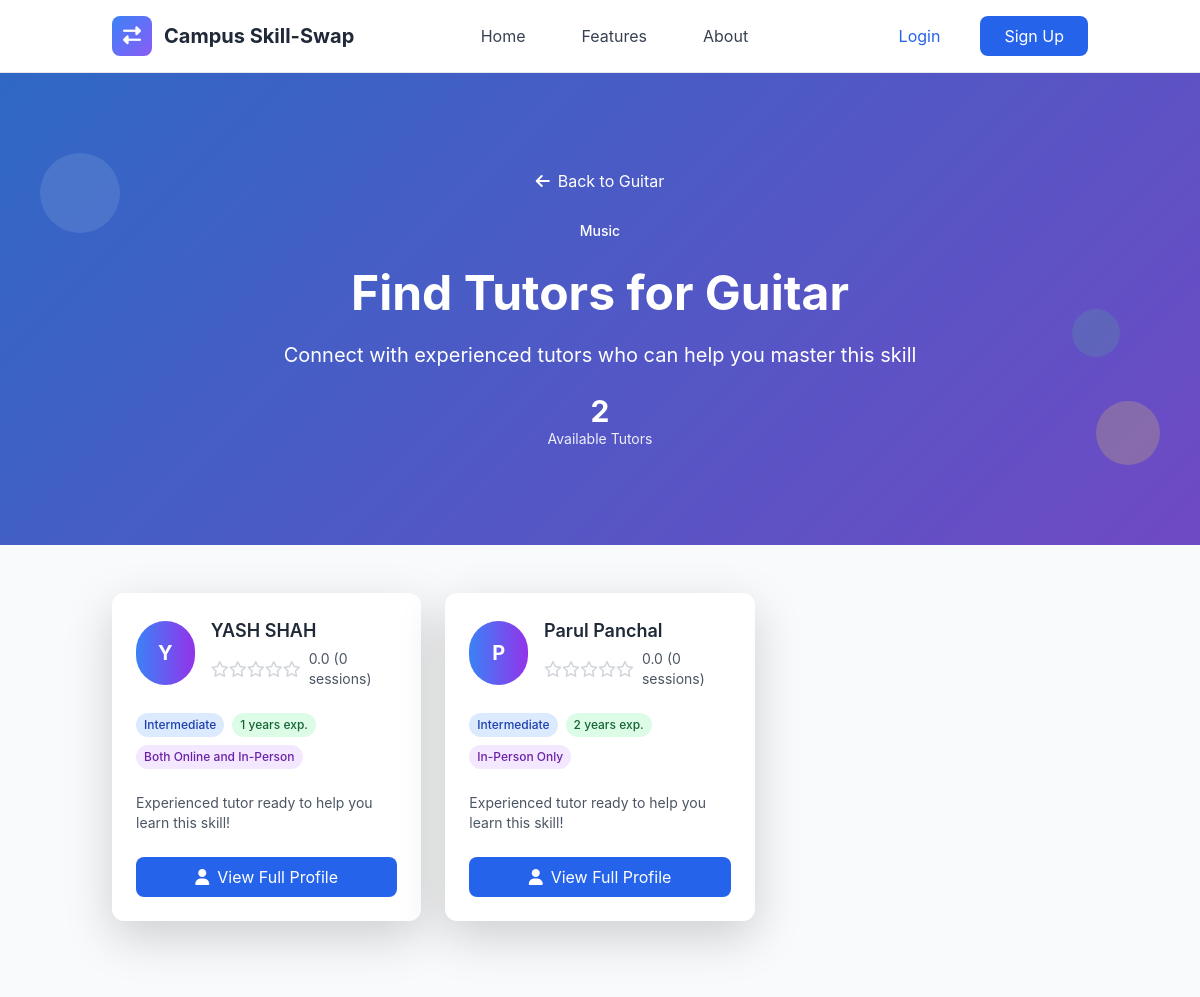
Page /skills/33/find-tutors/ on the committed database.
### skills/models.py (models this page shows, shortened)
class Skill(models.Model):
    name = models.CharField(max_length=100)
    category = models.ForeignKey(SkillCategory, on_delete=models.CASCADE, related_name='skills')
    description = models.TextField(blank=True)
    is_popular = models.BooleanField(default=False)
    created_at = models.DateTimeField(auto_now_add=True)
    updated_at = models.DateTimeField(auto_now=True)
    class Meta:
        ordering = ['category__name', 'name']
        unique_together = ['name', 'category']

class SkillCategory(models.Model):
    name = models.CharField(max_length=100, unique=True)
    description = models.TextField(blank=True)
    icon = models.CharField(max_length=50, blank=True, help_text="CSS icon class")
    color = models.CharField(max_length=7, default='#3B82F6', help_text="Hex color code")
    is_active = models.BooleanField(default=True)
    created_at = models.DateTimeField(auto_now_add=True)
    updated_at = models.DateTimeField(auto_now=True)
    class Meta:
        ordering = ['name']
        verbose_name_plural = "Skill Categories"
        db_table = 'category'

class OfferedSkill(models.Model):
    PROFICIENCY_LEVELS = [
        ('beginner', 'Beginner'),
        ('intermediate', 'Intermediate'),
        ('advanced', 'Advanced'),
        ('expert', 'Expert'),
    ]
    user = models.ForeignKey(User, on_delete=models.CASCADE, related_name='offered_skills')
    skill = models.ForeignKey(Skill, on_delete=models.CASCADE, related_name='offered_by_users')
    proficiency_level = models.CharField(max_length=20, choices=PROFICIENCY_LEVELS)
    description = models.TextField(blank=True, help_text="Describe your experience with this skill")
    years_of_experience = models.PositiveIntegerField(default=0)
    is_active = models.BooleanField(default=True)
    teaching_preference = models.CharField(max_length=20, choices=[
        ('online', 'Online Only'),
        ('in_person', 'In-Person Only'),
        ('both', 'Both Online and In-Person'),
    ], default='both')
    max_students_per_session = models.PositiveIntegerField(default=1)
    created_at = models.DateTimeField(auto_now_add=True)
    updated_at = models.DateTimeField(auto_now=True)
    total_sessions = models.PositiveIntegerField(default=0)
    average_rating = models.FloatField(default=0.0)
    class Meta:
        ordering = ['-created_at']
        unique_together = ['user', 'skill']
        db_table = 'offeredskill'

### skills/views.py (the view)
# urls.py: path('<int:skill_id>/find-tutors/', views.FindTutorsView.as_view(), name='find_tutors'),
class FindTutorsView(ListView):
    model = OfferedSkill
    template_name = 'skills/find_tutors.html'
    context_object_name = 'tutors'
    paginate_by = 12
    def get_queryset(self):
        skill_id = self.kwargs['skill_id']
        return (OfferedSkill.objects
                .filter(skill_id=skill_id, is_active=True)
                .select_related('user', 'skill')
                .order_by('-average_rating', '-total_sessions'))
    def get_context_data(self, **kwargs):
        context = super().get_context_data(**kwargs)
        skill_id = self.kwargs['skill_id']
        context['skill'] = get_object_or_404(Skill, id=skill_id)
        return context

### templates/skills/find_tutors.html (shortened to what this page needs)
{% extends 'base.html' %}
{% load static %}
{% block content %}
<section class="gradient-bg relative overflow-hidden">
    <div class="absolute inset-0 bg-black opacity-20"></div>
    <div class="relative container mx-auto px-4 py-16 lg:py-24">
        <div class="text-center text-white">
            <nav class="mb-6">
                <a href="{% url 'skills:skill_detail' skill.id %}" class="text-white hover:text-yellow-300 transition-colors">
                    <i class="fas fa-arrow-left mr-2"></i>Back to {{ skill.name }}
                </a>
            </nav>
            <div class="inline-block bg-{{ skill.category.color|default:'blue' }}-100 text-{{ skill.category.color|default:'blue' }}-800 px-4 py-1 rounded-full text-sm font-medium mb-4">
                {{ skill.category.name }}
            </div>
            <h1 class="text-4xl lg:text-5xl font-bold mb-4">Find Tutors for {{ skill.name }}</h1>
            <p class="text-lg lg:text-xl mb-6">Connect with experienced tutors who can help you master this skill</p>
            <div class="text-center">
                <div class="text-3xl font-bold">{{ tutors|length }}</div>
                <div class="text-sm opacity-90">Available Tutors</div>
            </div>
        </div>
    </div>
    <div class="absolute top-20 left-10 w-20 h-20 bg-white opacity-10 rounded-full animate-bounce"></div>
    <div class="absolute bottom-20 right-10 w-16 h-16 bg-yellow-300 opacity-20 rounded-full animate-pulse"></div>
    <div class="absolute top-1/2 right-20 w-12 h-12 bg-green-400 opacity-15 rounded-full animate-bounce delay-75"></div>
</section>
<section class="py-12 bg-gray-50">
    <div class="container mx-auto px-4">
        {% if tutors %}
            <div class="grid md:grid-cols-2 lg:grid-cols-3 gap-6">
                {% for tutor in tutors %}
                <div class="bg-white rounded-xl shadow-lg p-6 hover:shadow-xl transition-all transform hover:scale-105">
                    <div class="flex items-center mb-4">
                        <div class="w-16 h-16 bg-gradient-to-r from-blue-500 to-purple-600 rounded-full flex items-center justify-center text-white text-xl font-bold">
                            {{ tutor.user.first_name.0|default:tutor.user.username.0|upper }}
                        </div>
                        <div class="ml-4">
                            <h3 class="text-lg font-semibold text-gray-800">
                                {{ tutor.user.first_name }} {{ tutor.user.last_name|default:tutor.user.username }}
                            </h3>
                            <div class="flex items-center mt-1">
                                {% for i in "12345" %}
                                    {% if forloop.counter <= tutor.average_rating|floatformat:0 %}
                                        <i class="fas fa-star text-yellow-400"></i>
                                    {% else %}
                                        <i class="far fa-star text-gray-300"></i>
                                    {% endif %}
                                {% endfor %}
                                <span class="text-sm text-gray-600 ml-2">
                                    {{ tutor.average_rating|floatformat:1 }} ({{ tutor.total_sessions }} sessions)
                                </span>
                            </div>
                        </div>
                    </div>
                    <div class="mb-4 space-y-2">
                        <div class="flex flex-wrap gap-2">
                            <span class="inline-block bg-blue-100 text-blue-800 px-2 py-1 rounded-full text-xs font-medium">
                                {{ tutor.get_proficiency_level_display }}
                            </span>
                            <span class="inline-block bg-green-100 text-green-800 px-2 py-1 rounded-full text-xs font-medium">
                                {{ tutor.years_of_experience }} years exp.
                            </span>
                            <span class="inline-block bg-purple-100 text-purple-800 px-2 py-1 rounded-full text-xs font-medium">
                                {{ tutor.get_teaching_preference_display }}
                            </span>
                        </div>
                    </div>
                    <p class="text-gray-600 text-sm mb-6 line-clamp-3">
                        {{ tutor.description|default:"Experienced tutor ready to help you learn this skill!" }}
                    </p>
                    <div class="space-y-2">
                        <a href="{% url 'skills:tutor_profile' tutor.user.id %}" class="w-full bg-blue-600 text-white py-2 px-4 rounded-lg text-center block hover:bg-blue-700 transition-colors">
                            <i class="fas fa-user mr-2"></i>View Full Profile
                        </a>
                    </div>
                </div>
                {% endfor %}
            </div>
        {% endif %}
    </div>
</section>
{% endblock %}

### templates/base.html (style rules this page uses)
:root { --primary-color: #3B82F6; --secondary-color: #10B981; --accent-color: #8B5CF6; --warning-color: #F59E0B; --danger-color: #EF4444; }
body { font-family: 'Inter', -apple-system, BlinkMacSystemFont, sans-serif; }
.gradient-bg { background: linear-gradient(135deg, var(--primary-color) 0%, var(--accent-color) 100%); }

### rows in the picture
Skill: name "Guitar", category.name "Music"
OfferedSkill: user.first_name.0 "Y", user.first_name "YASH", user.last_name "SHAH", average_rating "0.0", total_sessions "0", proficiency_level "Intermediate", years_of_experience "1", teaching_preference "Both Online and In-Person", description "Experienced tutor ready to help you learn this skill!"
OfferedSkill: user.first_name.0 "P", user.first_name "Parul", user.last_name "Panchal", average_rating "0.0", total_sessions "0", proficiency_level "Intermediate", years_of_experience "2", teaching_preference "In-Person Only", description "Experienced tutor ready to help you learn this skill!"

### other values in the picture
{{ tutors|length }} "2"
